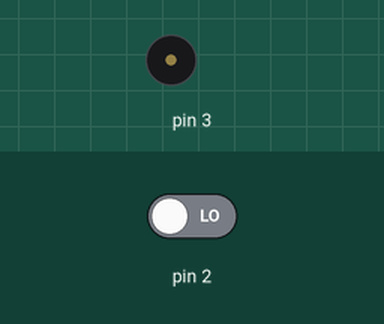
Recording of a sketch running on a simulated Arduino Uno, built with avr-gcc and run on an emulated ATmega328P. On the bench: buzzer (waves = sounding). The inputs (shaded band) are chosen by the test bench; at power-on: pin 2 LOW. What the sketch prints to the serial monitor is not drawn.

Above: at 1.2 s.
1.3 s: pin 2 driven HIGH
At 2.1 s:
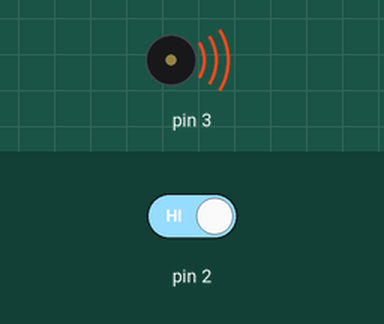
4.3 s: pin 2 driven LOW
At 5.0 s:
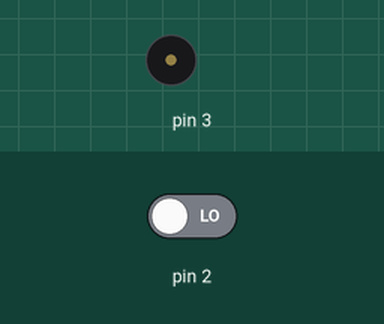
Timing chart, 0 to 7.3 s (numbered marks = the images above; inputs shaded):
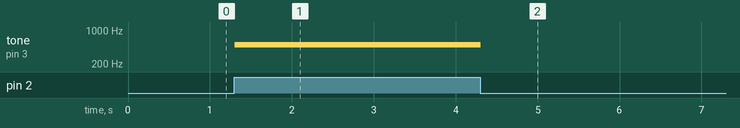

The sketch:

_20230106_____1__1_.ino
```cpp
void setup()
{
  pinMode(2, INPUT);
  pinMode(3, INPUT);
  Serial.begin(9600);
}

void loop()
{
  int input = 0;

  input = digitalRead(2);
  Serial.println(input);
  if( input == HIGH)
  {
    tone(3,500,1000);
    delay(1000);
  }
  else
  {
    noTone(3);
  }
}
```

Measured:
- after the input at 1.3 s, tone on pin 3: silent → 500 Hz at once
- after the input at 4.3 s, tone on pin 3: 500 Hz → silent at once
